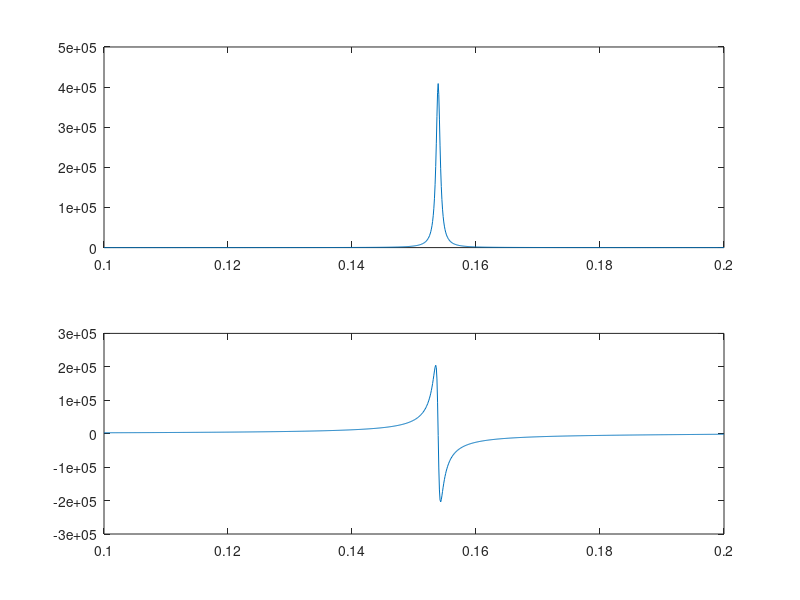

Here is the MATLAB script that generated this plot:
%% S11 plot

load multiturn_compensation_coils_S11_RI.mat;

S11_compl = S11_data(:,2)+S11_data(:,3)*i;
Z0 = 1;
Zin = Z0 * (1+S11_compl)./(1-S11_compl);

figure()
subplot(2,1,1)
plot(S11_data(:,1),real(Zin));
subplot(2,1,2);
plot(S11_data(:,1),imag(Zin));